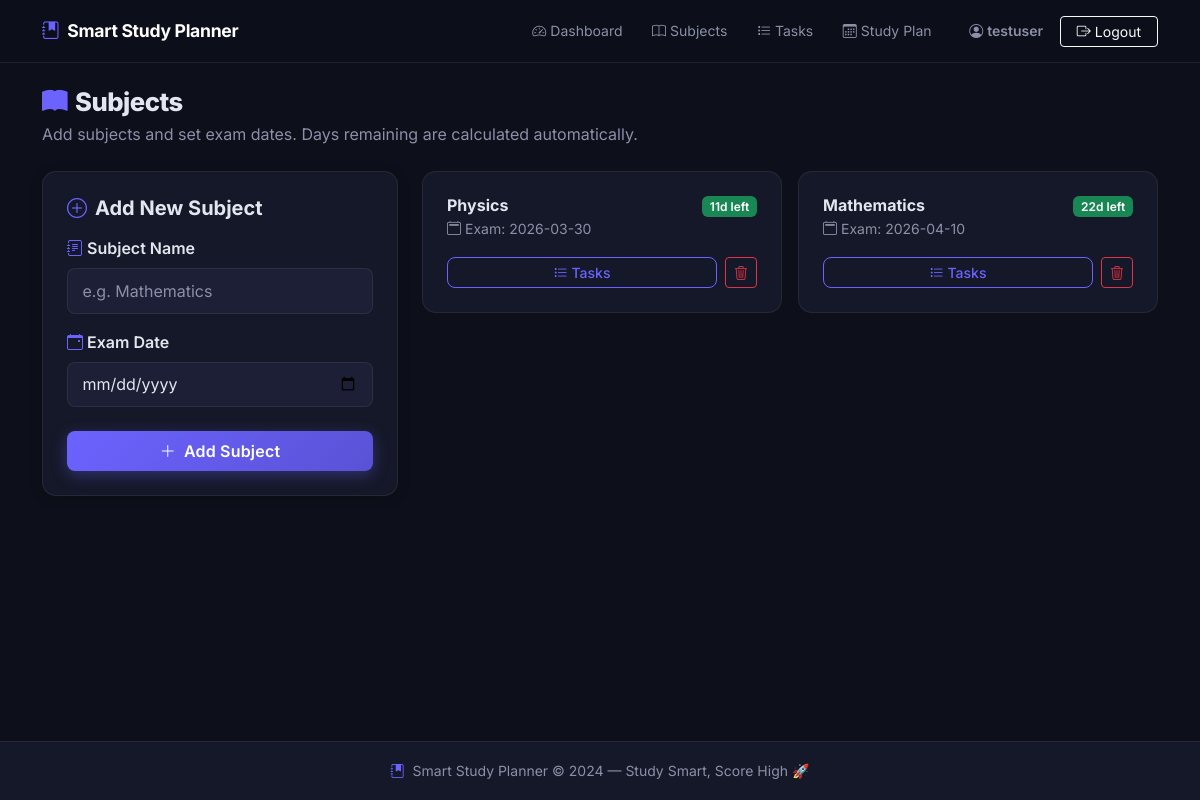
/subjects (signed in), run on the app's committed database.
### tables this page shows
CREATE TABLE subjects (
            id           INTEGER PRIMARY KEY AUTOINCREMENT,
            user_id      INTEGER NOT NULL,
            subject_name TEXT    NOT NULL,
            exam_date    TEXT    NOT NULL,
            FOREIGN KEY (user_id) REFERENCES users(id) ON DELETE CASCADE
        );

### routes/subject.py (the view)
@subject_bp.route('/subjects')
@login_required
def subjects():
    from datetime import date
    db = get_db()
    rows = db.execute(
        'SELECT * FROM subjects WHERE user_id = ? ORDER BY exam_date',
        (session['user_id'],)
    ).fetchall()
    db.close()
    today = date.today()
    all_subjects = []
    for s in rows:
        exam = date.fromisoformat(s['exam_date'])
        days_left = (exam - today).days
        all_subjects.append({
            'id':           s['id'],
            'subject_name': s['subject_name'],
            'exam_date':    s['exam_date'],
            'days_left':    days_left
        })
    return render_template('add_subject.html', subjects=all_subjects)

### models/db_setup.py (called while the page is built)
def get_db():
    conn = sqlite3.connect(DB_PATH)
    conn.row_factory = sqlite3.Row  # Access columns by name
    conn.execute("PRAGMA foreign_keys = ON")
    return conn

### routes/subject.py (called while the page is built)
def login_required(f):
    from functools import wraps
    @wraps(f)
    def decorated(*args, **kwargs):
        if 'user_id' not in session:
            flash('Please log in to access this page.', 'warning')
            return redirect(url_for('auth.login'))
        return f(*args, **kwargs)
    return decorated

### templates/add_subject.html (shortened to what this page needs)
{% extends "base.html" %}
{% block content %}
<section class="py-4">
  <div class="container">
    <h1 class="page-title mb-1"><i class="bi bi-book-fill text-accent me-2"></i>Subjects</h1>
    <p class="text-muted mb-4">Add subjects and set exam dates. Days remaining are calculated automatically.</p>
    <div class="row g-4">
      <div class="col-lg-4">
        <div class="ssp-card p-4 sticky-top" style="top: 90px;">
          <h5 class="fw-bold mb-3"><i class="bi bi-plus-circle text-accent me-2"></i>Add New Subject</h5>
          <form action="{{ url_for('subject.add_subject') }}" method="POST" id="addSubjectForm" novalidate>
            <div class="mb-3">
              <label for="subject_name" class="form-label fw-semibold">
                <i class="bi bi-journal-text me-1 text-accent"></i>Subject Name
              </label>
              <input type="text" id="subject_name" name="subject_name"
                     class="form-control ssp-input" placeholder="e.g. Mathematics"
                     required />
            </div>
            <div class="mb-4">
              <label for="exam_date" class="form-label fw-semibold">
                <i class="bi bi-calendar-event me-1 text-accent"></i>Exam Date
              </label>
              <input type="date" id="exam_date" name="exam_date"
                     class="form-control ssp-input" required />
            </div>
            <button type="submit" class="btn btn-accent w-100 py-2 fw-semibold">
              <i class="bi bi-plus-lg me-2"></i>Add Subject
            </button>
          </form>
        </div>
      </div>
      <div class="col-lg-8">
        {% if subjects %}
          <div class="row g-3">
            {% for s in subjects %}
              <div class="col-md-6">
                <div class="subject-card h-100 p-4">
                  <div class="d-flex align-items-start justify-content-between gap-2 mb-3">
                    <div>
                      <h6 class="fw-bold mb-0">{{ s.subject_name }}</h6>
                      <small class="text-muted">
                        <i class="bi bi-calendar2 me-1"></i>Exam: {{ s.exam_date }}
                      </small>
                    </div>
                    {% if s.days_left < 0 %}
                      <span class="badge bg-secondary">Passed</span>
                    {% elif s.days_left == 0 %}
                      <span class="badge bg-danger">Today!</span>
                    {% elif s.days_left <= 3 %}
                      <span class="badge bg-danger">{{ s.days_left }}d left</span>
                    {% elif s.days_left <= 7 %}
                      <span class="badge bg-warning text-dark">{{ s.days_left }}d left</span>
                    {% else %}
                      <span class="badge bg-success">{{ s.days_left }}d left</span>
                    {% endif %}
                  </div>
                  <div class="d-flex gap-2">
                    <a href="{{ url_for('task.tasks') }}" class="btn btn-sm btn-outline-accent flex-grow-1">
                      <i class="bi bi-list-task me-1"></i>Tasks
                    </a>
                    <form action="{{ url_for('subject.delete_subject', subject_id=s.id) }}" method="POST"
                          onsubmit="return confirm('Delete subject \'{{ s.subject_name }}\' and all its topics?')">
                      <button type="submit" class="btn btn-sm btn-outline-danger">
                        <i class="bi bi-trash3"></i>
                      </button>
                    </form>
                  </div>
                </div>
              </div>
            {% endfor %}
          </div>
        {% else %}
          <div class="ssp-card p-5 text-center">
            <i class="bi bi-book display-4 text-muted"></i>
            <h5 class="mt-3 text-muted">No subjects yet</h5>
            <p class="text-muted small">Use the form on the left to add your first subject.</p>
          </div>
        {% endif %}
      </div>
    </div>
  </div>
</section>
{% endblock %}

### static/css/style.css (style rules this page uses)
:root { --accent: #6c63ff; --accent-dark: #5a52d5; --accent-light: rgba(108, 99, 255, 0.12); --bg-base: #0d0f1a; --bg-card: #151828; --bg-card2: #1c1f35; --border: rgba(255,255,255,0.07); --text: #e2e6ef; --text-muted: #8b90a8; --success: #22c55e; --warning: #f59e0b; --danger: #ef4444; --green: #22c55e; --radius: 14px; --radius-sm: 8px; --shadow: 0 8px 32px rgba(0,0,0,0.4); --shadow-sm: 0 2px 12px rgba(0,0,0,0.25); --transition: 0.25s ease; }
*, *::before, *::after { box-sizing: border-box; }
html { scroll-behavior: smooth; }
body { font-family: 'Inter', sans-serif; background-color: var(--bg-base); color: var(--text); min-height: 100vh; display: flex; flex-direction: column; line-height: 1.6; }
.text-accent { color: var(--accent) !important; }
.btn-accent { background: linear-gradient(135deg, var(--accent), var(--accent-dark)); color: #fff !important; border: none; border-radius: var(--radius-sm); font-weight: 600; letter-spacing: 0.2px; box-shadow: 0 4px 16px rgba(108,99,255,0.35); transition: transform var(--transition), box-shadow var(--transition), opacity var(--transition); }
.btn-outline-accent { border: 1px solid var(--accent); color: var(--accent) !important; border-radius: var(--radius-sm); font-weight: 500; background: transparent; transition: background var(--transition), color var(--transition); }
.ssp-card { background: var(--bg-card); border: 1px solid var(--border); border-radius: var(--radius); box-shadow: var(--shadow-sm); transition: box-shadow var(--transition); }
.ssp-input { background: var(--bg-card2) !important; border: 1px solid var(--border) !important; color: var(--text) !important; border-radius: var(--radius-sm) !important; padding: .6rem .9rem !important; transition: border-color var(--transition), box-shadow var(--transition); }
.ssp-input::placeholder { color: var(--text-muted) !important; }
.page-title { font-size: 1.6rem; font-weight: 800; letter-spacing: -0.5px; }
.subject-card { background: var(--bg-card); border: 1px solid var(--border); border-radius: var(--radius); transition: transform var(--transition), box-shadow var(--transition), border-color var(--transition); }
.btn-accent { animation: pulseGlow 3s ease-in-out infinite; }
.form-label { color: var(--text); margin-bottom: .4rem; }
.text-muted { color: var(--text-muted) !important; }
.badge { font-weight: 600; }

### data on the page
subjects: subject_name "Physics", exam_date "2026-03-30", days_left "11"
subjects: subject_name "Mathematics", exam_date "2026-04-10", days_left "22"

### other printed values
{{ session.get('username') }} "testuser"
{{ 2024 }} "2024"
